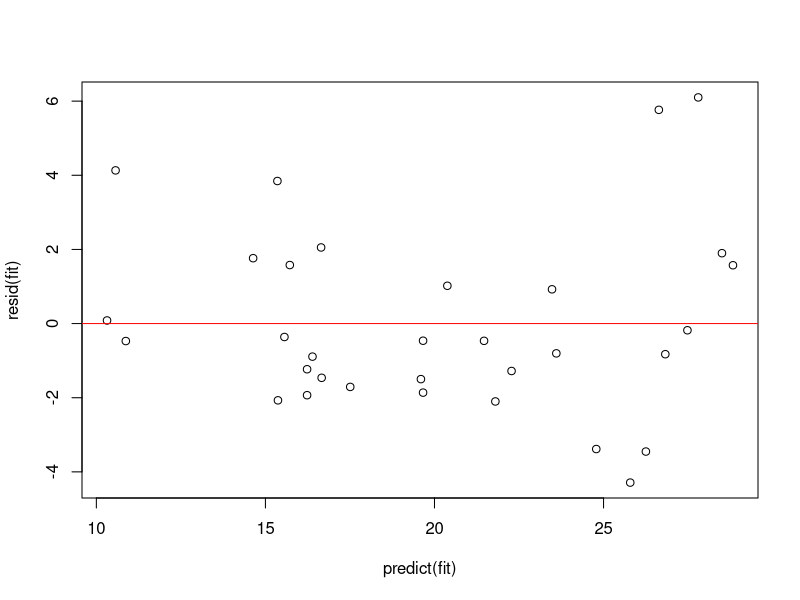
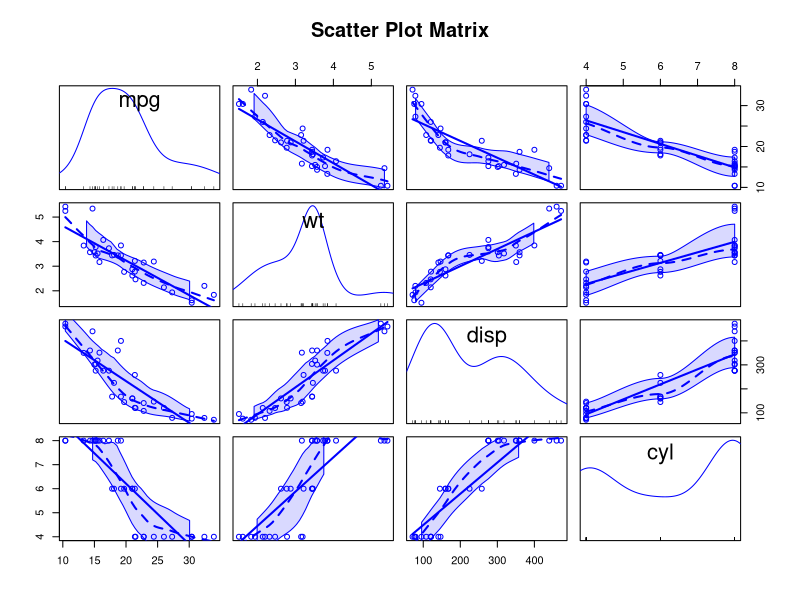
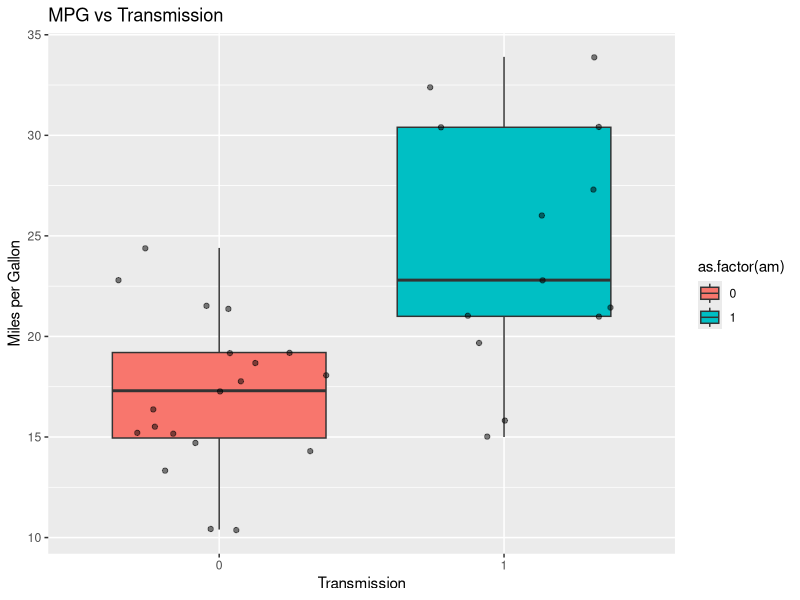

The R source for these figures, in order:
## ---- chunk 1
knitr::opts_chunk$set(echo = TRUE)
## ---- chunk 2
data(mtcars)
str(mtcars)
## ---- chunk 3
require(stats)
round(cor(mtcars)[-1, 1], 2)
## ---- chunk 4
round(cor(mtcars)[-2, 2], 2)
## ---- chunk 5
fit0 <- lm(mpg ~ am, data = mtcars)
## Model 0: MPG ~ transmission
fit1 <- lm(mpg ~ wt + cyl + disp, data = mtcars)
## Model 1: MPG ~ weight + number of cylinders + displacement
fit2 <- lm(mpg ~ wt + hp + cyl + disp + am, data = mtcars)
## Model 2: MPG ~ weight + number of cylinders + displacement + transmission
fit3 <- lm(mpg ~ ., data = mtcars)
## Model 3: MPG ~ all variables
## ---- chunk 6
summary(fit0)
## ---- chunk 7
summary(fit1)
## ---- chunk 8
anova(fit1, fit2, fit3)
## ---- chunk 9
fit <- lm(mpg ~ wt + cyl, data = mtcars)
plot(predict(fit), resid(fit))
abline(h = 0, col = "red")
## ---- chunk 10
library(car)
scatterplotMatrix(~ mpg + wt + disp + cyl, data = mtcars, 
                  main = ("Scatter Plot Matrix"))
## ---- chunk 11
library(ggplot2)
ggplot(mtcars, aes(x = as.factor(am), y = mpg)) +
    geom_boxplot(aes(fill = as.factor(am))) + geom_jitter(alpha = 0.5) +
    labs(x = "Transmission", y = "Miles per Gallon", title = "MPG vs Transmission")
